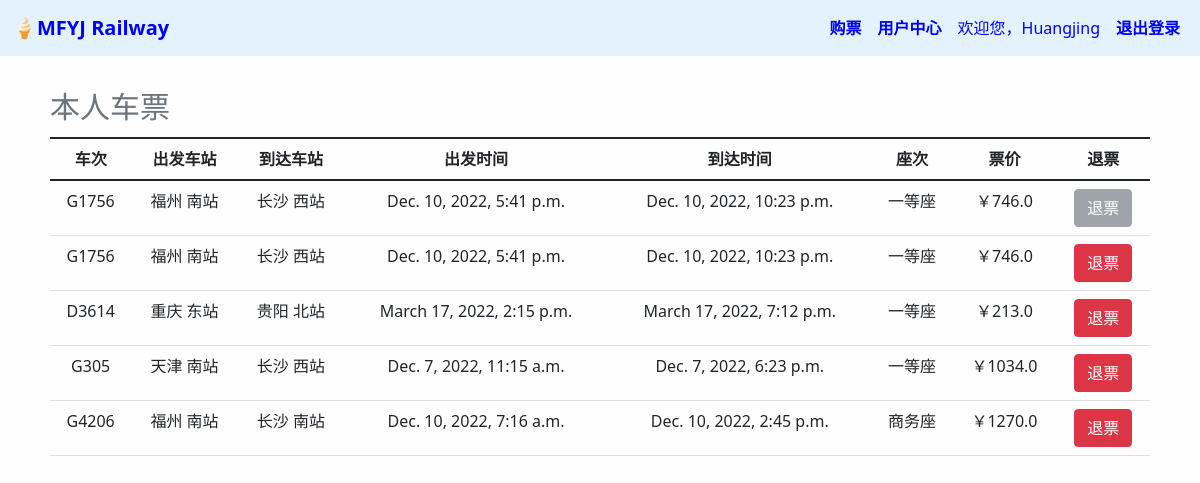
Page /booksystem/user_center/ (signed in) on the committed database.
### booksystem/models.py (models this page shows, shortened)
class Ticket(models.Model):
    user = models.ForeignKey(User, on_delete=models.CASCADE)  # 建立外键User
    train_name = models.CharField(max_length=100)  # 车次号  D2846
    level = models.CharField(max_length=10)  # 座次等级
    state = models.CharField(max_length=10)  # 车票状态（是否退票）

class Train(models.Model):
    name = models.CharField(max_length=100)  # 车次号  D2846
    agroup = models.IntegerField(default=0, null=True)  # 列车组别
    leave_city = models.CharField(max_length=100, null=True)  # 离开城市
    arrive_city = models.CharField(max_length=100, null=True)  # 到达城市
    leave_station = models.CharField(max_length=100, null=True)  # 离开车站
    arrive_station = models.CharField(max_length=100, null=True)  # 到达车站
    leave_time = models.DateTimeField(null=True)  # 离开时间 DateTimeField:date+time
    arrive_time = models.DateTimeField(null=True)  # 到达时间 DateTimeField:date+time
    high_capacity = models.IntegerField(default=0, null=True)  # 商务座位数
    middle_capacity = models.IntegerField(default=0, null=True)  # 一等座位数
    low_capacity = models.IntegerField(default=0, null=True)  # 二等座位数
    high_price = models.FloatField(default=0, null=True)  # 商务座价格
    middle_price = models.FloatField(default=0, null=True)  # 一等座价格
    low_price = models.FloatField(default=0, null=True)  # 二等座价格

### booksystem/views.py (the view)
def user_center(request):
    if request.user.is_authenticated:
        if request.user.id in ADMIN_ID:
            webpage_info = revenue(request, request.user)  # 生成财务信息
            return render(request, 'booksystem/revenue.html', webpage_info)
        else:
            infos = []
            tickets = Ticket.objects.filter(user=request.user)
            for t in tickets:
                tr = Train.objects.get(name=t.train_name)
                if t.level == "high":
                    price = tr.high_price
                elif t.level == "middle":
                    price = tr.middle_price
                else:
                    price = tr.low_price
                info = {'name': t.train_name,
                        'leave_city': tr.leave_city, 'leave_station': tr.leave_station,
                        'arrive_city': tr.arrive_city, 'arrive_station': tr.arrive_station,
                        'leave_time': tr.leave_time,
                        'arrive_time': tr.arrive_time,
                        'level': t.level,
                        'price': price,
                        'state': t.state}
                infos.append(info)
            webpage_info = {'infos': infos,
                            'username': request.user.username}
            return render(request, 'booksystem/user_center.html', webpage_info)
    return render(request, 'booksystem/login.html')  # 点用户中心但是没登录，登录

### booksystem/templates/booksystem/user_center.html (shortened to what this page needs)
{% extends 'booksystem/base.html' %}
{% block login_display %}
<a class="nav-link" style="color: blue" href="#">欢迎您，{{ username }}</a>
{% endblock %}
{% block content %}
<div class="main" style="margin-top: 20px; margin-left: 50px; margin-right: 50px;">
    <table class="table table-hover caption-top">
        <caption style="font-size: 30px">本人车票</caption>
        <thead>
        <tr>
            <th style="text-align: center">车次</th>
            <th style="text-align: center">出发车站</th>
            <th style="text-align: center">到达车站</th>
            <th style="text-align: center">出发时间</th>
            <th style="text-align: center">到达时间</th>
            <th style="text-align: center">座次</th>
            <th style="text-align: center">票价</th>
            <th style="text-align: center">退票</th>
        </tr>
        </thead>
        <tbody style="text-align: center">
        {% for info in infos %}
        <tr>
            <td>{{ info.name }}</td>
            <td>{{ info.leave_city }} {{ info.leave_station }}</td>
            <td>{{ info.arrive_city }} {{ info.arrive_station }}</td>
            <td>{{ info.leave_time }}</td>
            <td>{{ info.arrive_time }}</td>
            {% if info.level == "high" %}
            <td>商务座</td>
            {% elif info.level == "middle" %}
            <td>一等座</td>
            {% else %}
            <td>二等座</td>
            {% endif %}
            <td>￥{{ info.price }}</td>
            <td>
                {% if info.state == "True" %}
                <button type="button" class="btn btn-danger" data-bs-toggle="modal" data-bs-target="#refund_modal{{forloop.counter}}">
                    退票
                </button>
                {% else %}
                <button type="button" class="btn btn-secondary" disabled>退票</button>
                {% endif %}
            </td>
        </tr>
        {% endfor %}
        </tbody>
    </table>
</div>
{% endblock %}

### rows in the picture
Ticket: name "G1756"
Train: leave_city "福州" "福州", leave_station "南站" "南站", arrive_city "长沙" "长沙", arrive_station "西站" "西站", leave_time "Dec. 10, 2022, 5:41 p.m." "Dec. 10, 2022, 5:41 p.m.", arrive_time "Dec. 10, 2022, 10:23 p.m." "Dec. 10, 2022, 10:23 p.m.", price "746.0" "746.0"
Ticket: name "G1756"
Ticket: name "D3614"
Train: leave_city "重庆", leave_station "东站", arrive_city "贵阳", arrive_station "北站", leave_time "March 17, 2022, 2:15 p.m.", arrive_time "March 17, 2022, 7:12 p.m.", price "213.0"
Ticket: name "G305"
Train: leave_city "天津", leave_station "南站", arrive_city "长沙", arrive_station "西站", leave_time "Dec. 7, 2022, 11:15 a.m.", arrive_time "Dec. 7, 2022, 6:23 p.m.", price "1034.0"
Ticket: name "G4206"
Train: leave_city "福州", leave_station "南站", arrive_city "长沙", arrive_station "南站", leave_time "Dec. 10, 2022, 7:16 a.m.", arrive_time "Dec. 10, 2022, 2:45 p.m.", price "1270.0"

### other values in the picture
{{ username }} "Huangjing"
